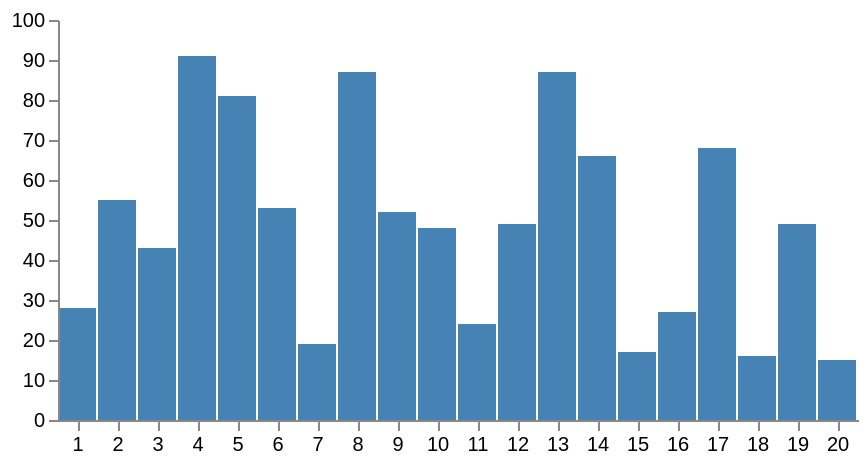

Describe this chart as a Vega-Lite specification.
### Vega specification from a JSON file in a GitHub repository (floating-point values rounded to 4 significant figures)
{"width": 400, "height": 200, "padding": 5, "data": [{"name": "table", "values": [{"u": 1, "v": 28}, {"u": 2, "v": 55}, {"u": 3, "v": 43}, {"u": 4, "v": 91}, {"u": 5, "v": 81}, {"u": 6, "v": 53}, {"u": 7, "v": 19}, {"u": 8, "v": 87}, {"u": 9, "v": 52}, {"u": 10, "v": 48}, {"u": 11, "v": 24}, {"u": 12, "v": 49}, {"u": 13, "v": 87}, {"u": 14, "v": 66}, {"u": 15, "v": 17}, {"u": 16, "v": 27}, {"u": 17, "v": 68}, {"u": 18, "v": 16}, {"u": 19, "v": 49}, {"u": 20, "v": 15}]}], "scales": [{"name": "xscale", "type": "band", "range": "width", "domain": {"data": "table", "field": "u"}}, {"name": "yscale", "type": "linear", "range": "height", "domain": {"data": "table", "field": "v"}, "zero": true, "nice": true}], "axes": [{"orient": "bottom", "scale": "xscale", "zindex": 1}, {"orient": "left", "scale": "yscale", "zindex": 1}], "marks": [{"type": "rect", "from": {"data": "table"}, "encode": {"enter": {"x": {"scale": "xscale", "field": "u"}, "width": {"scale": "xscale", "band": 1, "offset": -1}, "y": {"scale": "yscale", "field": "v"}, "y2": {"scale": "yscale", "value": 0}}, "update": {"fill": {"value": "steelblue"}}, "hover": {"fill": {"value": "red"}}}}]}
